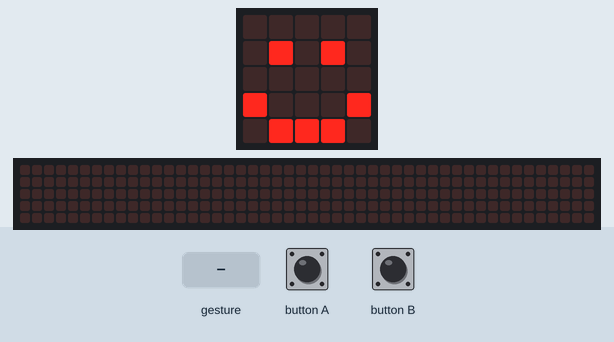
Simulated run of this program. Board: BBC micro:bit running MicroPython. Parts: the board's 5×5 LED display, a strip that is not on the board, showing the scrolling text unrolled. The inputs (shaded band) are chosen by the test bench. Random numbers come from a fixed seed; a tilt is held for 1.5 s and a shake lasts 1 s, then the board lies face up again; the 48×5 strip is a reading aid, not a part: it shows the text the display is scrolling, unrolled, one strip-width of it at a time.

Above: at 1.2 s.
1.3 s: gesture 'shake'
At 1.57 s:
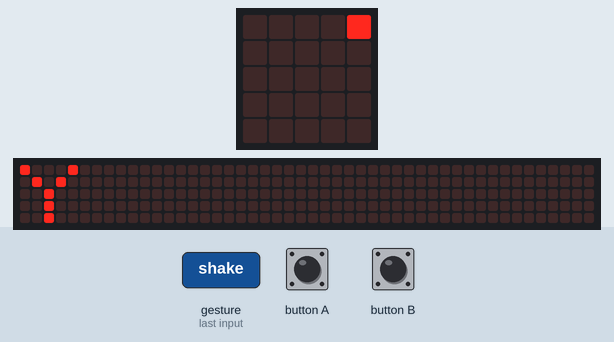
At 3.8 s:
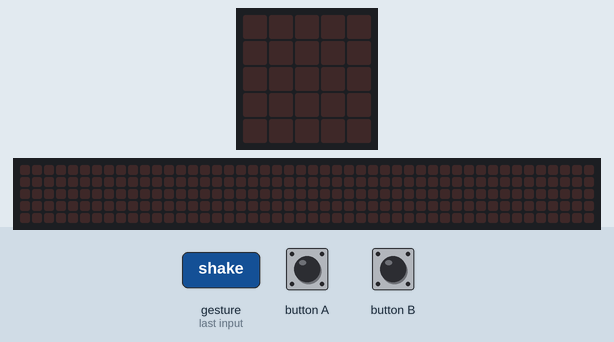
Timing chart, 0 to 5.3 s (numbered marks = the images above; inputs shaded):
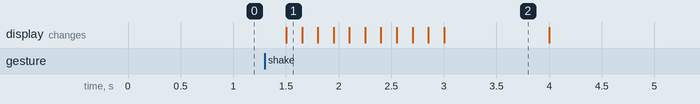

Measured:
- after the input at 1.3 s, the display: changes after 0.20 s (image 1)
- what the display in image 2 shows lasts 1.0 s, from 3.0 s to 4.0 s

The program:

main.py
```python
"""
Created by: Mr. Coxall
Created on: Sep 2020
This program shows an If Statement
"""

from microbit import *
import random


# variables
random_number = -1

display.clear()
display.show(Image.HAPPY)

while True:
    if accelerometer.was_gesture("shake"):
        random_number = random.randint(0, 1)
        display.clear()

        # if random_number was 0
        if random_number == 0:
            display.scroll("Y")

        # if random_number was 1
        if random_number == 1:
            display.scroll("N")

        # pause and show you are ready again
        sleep(1000)
        display.show(Image.HAPPY)
```
